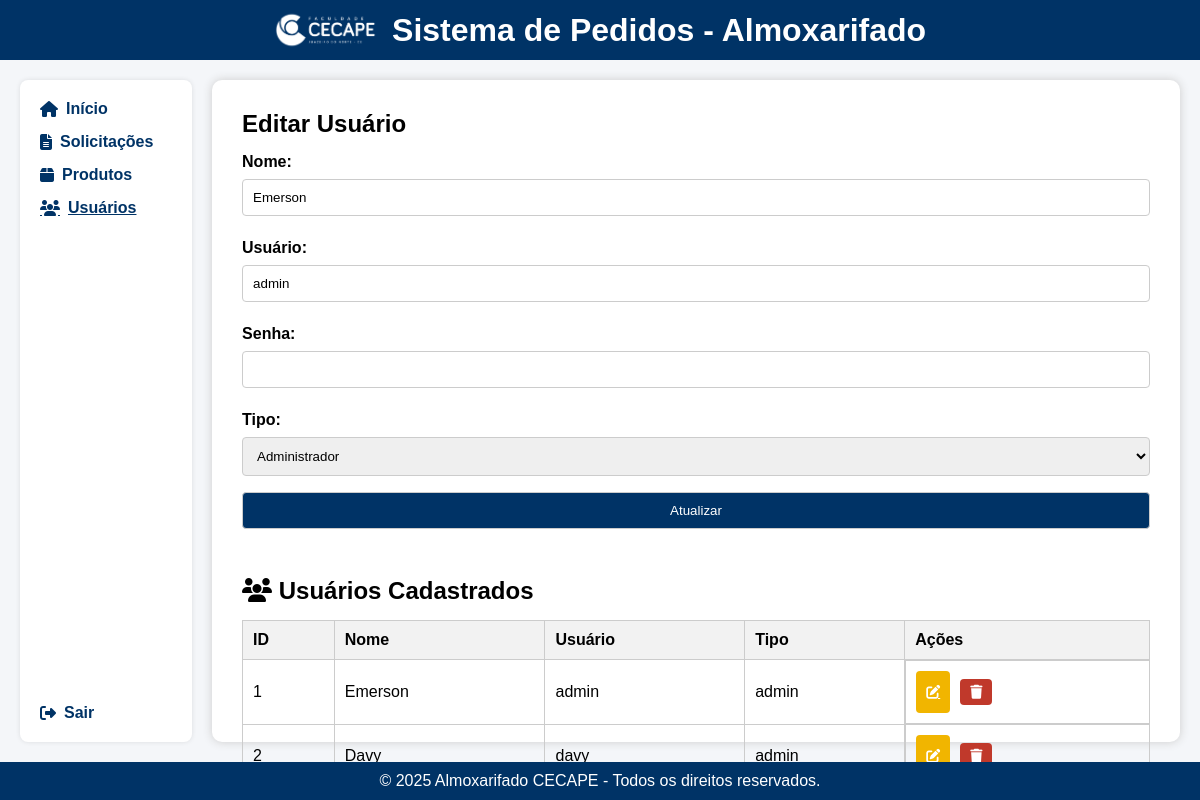
The app's page /usuarios?editar=1 with its own data.
### tables this page shows
CREATE TABLE usuarios (
    id INTEGER PRIMARY KEY AUTOINCREMENT,
        nome TEXT NOT NULL,
            usuario TEXT NOT NULL UNIQUE,
                senha TEXT NOT NULL,
                    tipo TEXT NOT NULL
                    );

### app.py (the view, shortened to what this page needs)
@app.route('/usuarios', methods=['GET', 'POST'])
def usuarios():
    conn = get_db_connection()
    cursor = conn.cursor()
    if request.method == 'POST' and 'deletar_id' in request.form:
        id = request.form['deletar_id']
        cursor.execute('DELETE FROM usuarios WHERE id = ?', (id,))
        conn.commit()
    elif request.method == 'GET' and 'editar' in request.args:
        id = request.args.get('editar')
        cursor.execute('SELECT * FROM usuarios WHERE id = ?', (id,))
        editar = cursor.fetchone()
    else:
        editar = None
    cursor.execute('SELECT * FROM usuarios')
    usuarios = cursor.fetchall()
    conn.close()
    return render_template('usuarios.html', usuarios=usuarios, editar=editar)

### app.py (called while the page is built)
def get_db_connection():
    conn = sqlite3.connect('database/usuarios.db')  # Altere se o nome do banco for outro
    conn.row_factory = sqlite3.Row
    return conn

### templates/usuarios.html (shortened to what this page needs)
<!DOCTYPE html>
<html lang="pt-BR">
<head>
  <link rel="stylesheet" href="{{ url_for('static', filename='css/style.css') }}">
  <link rel="stylesheet" href="https://cdnjs.cloudflare.com/ajax/libs/font-awesome/6.5.0/css/all.min.css">
</head>
<body>
  <header class="header">
    <img src="{{ url_for('static', filename='img/LOGO_CECAPE.png') }}" alt="Logo CECAPE">
    <h1>Sistema de Pedidos - Almoxarifado</h1>
  </header>
  <main class="main-layout">
    <nav class="sidebar">
      <a href="{{ url_for('landing') }}"><i class="fas fa-home"></i> Início</a>
      <a href="{{ url_for('solicitacoes') }}"><i class="fas fa-file-alt"></i> Solicitações</a>
      <a href="{{ url_for('produtos') }}"><i class="fas fa-box"></i> Produtos</a>
      <a href="{{ url_for('usuarios') }}" class="active"><i class="fas fa-users"></i> Usuários</a>
      <a href="{{ url_for('logout') }}"><i class="fas fa-sign-out-alt"></i> Sair</a>
    </nav>
    <div class="container1">
      <div class="form-container">
        <h2>{{ 'Editar Usuário' if editar else 'Cadastrar Novo Usuário' }}</h2>
        <form method="POST" action="{{ url_for('usuarios') }}">
          <label for="nome">Nome:</label>
          <input type="text" id="nome" name="nome" value="{{ editar.nome if editar else '' }}" required>
          <label for="usuario">Usuário:</label>
          <input type="text" id="usuario" name="usuario" value="{{ editar.usuario if editar else '' }}" required>
          <label for="senha">Senha:</label>
          <input type="password" id="senha" name="senha" required>
          <label for="tipo">Tipo:</label>
          <select id="tipo" name="tipo" required>
            <option value="admin" {% if editar and editar.tipo == 'admin' %}selected{% endif %}>Administrador</option>
          </select>
          <button type="submit">{{ 'Atualizar' if editar else 'Cadastrar' }}</button>
        </form>
      </div>
      <div style="margin-top: 40px;">
        <h2><i class="fas fa-users"></i> Usuários Cadastrados</h2>
        <table>
          <thead>
            <tr>
              <th>ID</th>
              <th>Nome</th>
              <th>Usuário</th>
              <th>Tipo</th>
              <th>Ações</th>
            </tr>
          </thead>
          <tbody>
            {% for u in usuarios %}
              <tr>
                <td>{{ u.id }}</td>
                <td>{{ u.nome }}</td>
                <td>{{ u.usuario }}</td>
                <td>{{ u.tipo }}</td>
                <td style="display: flex; gap: 10px;">
                  <a href="{{ url_for('usuarios', editar=u.id) }}" class="btn-icon yellow"><i class="fas fa-pen-to-square"></i></a>
                  <form method="POST" action="{{ url_for('usuarios') }}" style="margin: 0;">
                    <button type="submit" class="btn-icon red"><i class="fas fa-trash"></i></button>
                  </form>
                </td>
              </tr>
            {% endfor %}
          </tbody>
        </table>
      </div>
    </div>
  </main>
  <footer>
    © 2025 Almoxarifado CECAPE - Todos os direitos reservados.
  </footer>
</body>
</html>

### static/css/style.css (style rules this page uses)
* { margin: 0; padding: 0; box-sizing: border-box; }
html, body { height: 100%; font-family: Arial, sans-serif; background-color: #f4f4f4; display: flex; flex-direction: column; }
h1, h2, h3, p { margin: 0; }
header, footer { background-color: #003366; color: white; text-align: center; padding: 10px 0; }
.header { display: flex; align-items: center; justify-content: center; gap: 15px; }
header img { height: 40px; }
footer { margin-top: auto; }
main { flex: 1; display: flex; align-items: center; justify-content: center; }
.main-layout { display: flex; flex: 1; min-height: calc(100vh - 120px); background-color: #f4f6f9; padding: 20px; gap: 20px; align-items: stretch; }
.sidebar { background-color: #fff; padding: 20px; width: 200px; display: flex; flex-direction: column; gap: 15px; border-radius: 8px; box-shadow: 0 0 5px rgba(0,0,0,0.1); height: auto; align-self: stretch; }
.sidebar a { color: #003366; text-decoration: none; font-weight: bold; display: flex; align-items: center; gap: 8px; }
.sidebar a i { font-size: 16px; }
.sidebar a.active, .sidebar a:hover { text-decoration: underline; }
.sidebar a:last-child { margin-top: auto; }
.container1 { flex-grow: 1; background-color: #fff; border-radius: 10px; box-shadow: 0 0 10px #ccc; padding: 30px; min-height: 100%; max-width: 1000px; width: 100%; margin: 0 auto; }
label { display: block; margin-top: 15px; font-weight: bold; }
input, select, button { width: 100%; padding: 10px; margin: 8px 0; border-radius: 4px; border: 1px solid #ccc; }
button { background-color: #003366; color: white; cursor: pointer; }
table { width: 100%; margin-top: 15px; border-collapse: collapse; }
th, td { padding: 10px; border: 1px solid #ccc; text-align: left; }
th { background-color: #f2f2f2; }
td .btn-icon { display: inline-flex; align-items: center; justify-content: center; padding: 6px 10px; border-radius: 4px; border: none; font-size: 14px; cursor: pointer; color: white; }
td .btn-icon.yellow { background-color: #f1b500; }
td .btn-icon.red { background-color: #c0392b; }
td .btn-icon i { margin: 0; }

### records on screen
usuarios: nome "Emerson", usuario "admin", tipo "Administrador", id "1", tipo "admin"
usuarios: id "2", nome "Davy", usuario "davy", tipo "admin"

### other values on screen
{{ 'Editar Usuário' if editar else 'Cadastrar Novo Usuário' }} "Editar Usuário"
{{ 'Atualizar' if editar else 'Cadastrar' }} "Atualizar"
